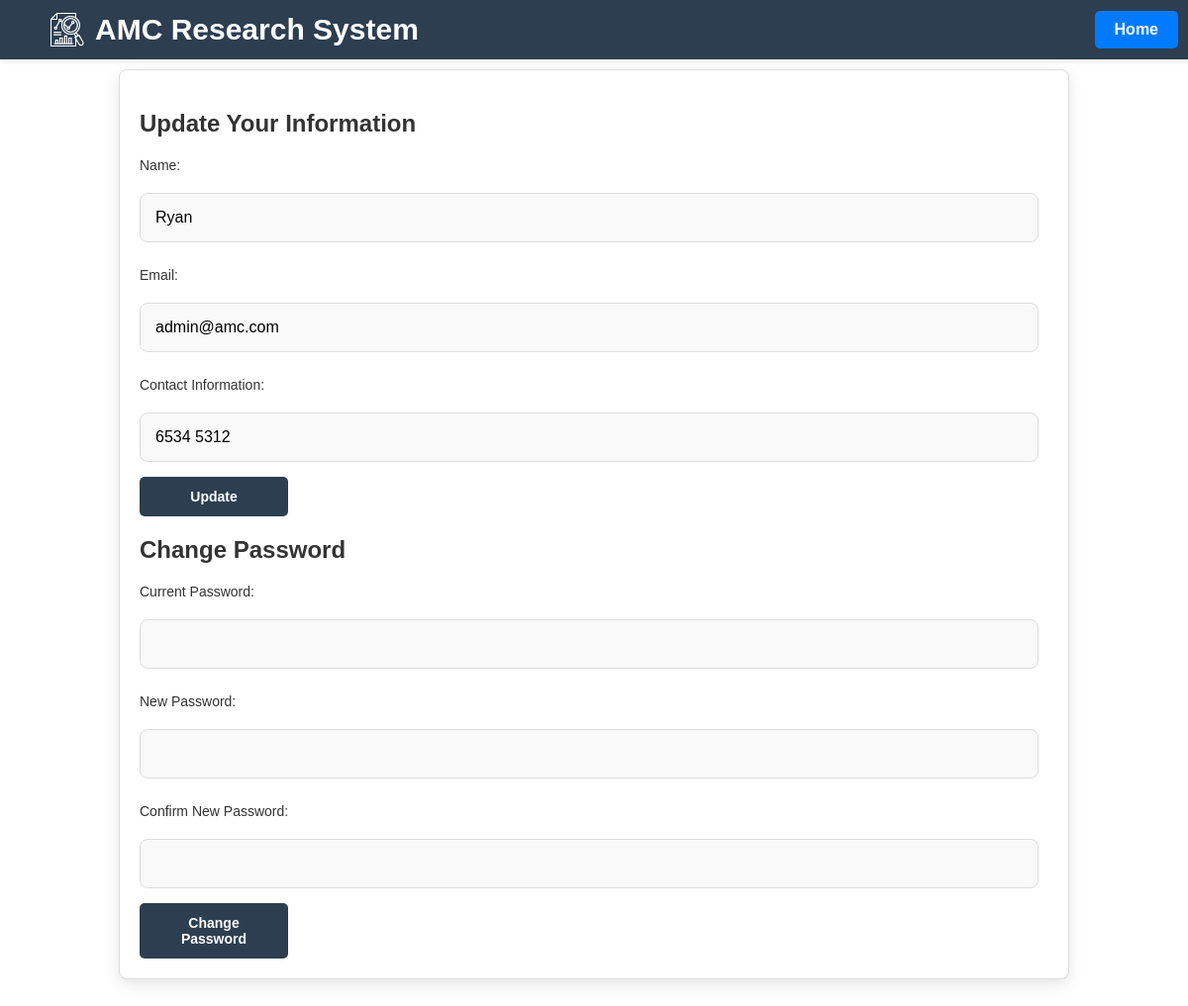
Screenshot of /my_account.php (signed in) with the database file from the repository.
### tables this page shows
CREATE TABLE `user` (
  `id` int(11) NOT NULL,
  `name` varchar(255) NOT NULL,
  `contact_information` varchar(25) NOT NULL,
  `area_of_expertise` varchar(255) NOT NULL,
  `age` int(11) NOT NULL,
  `email` varchar(255) NOT NULL,
  `password` varchar(255) NOT NULL,
  `role` enum('Admin','Researcher','Research Assistant') NOT NULL DEFAULT 'Researcher'
);

### my_account.php (the view, shortened to what this page needs)
<?php
require_once 'dbconnect.php';
$stmt = $conn->prepare("SELECT name, email, contact_information, password FROM user WHERE id = ?");
$stmt->bind_param("i", $_SESSION['session_userid']);
$stmt->execute();
$stmt->bind_result($current_name, $current_email, $current_contact, $hashed_password);
?>
<!DOCTYPE html>
<html lang="en">
<head>
    <link rel="stylesheet" type="text/css" href="style/style.css?v=<?php echo time(); ?>">
</head>
<body>
    <div class="top-bar">
            <div class="logo-title-container">
                <img src="/group/images/research12.png" alt="Logo" class="logo">
                <span class="main-title">AMC Research System</span>
            </div>
            <a href="/group/admin_dashboard.php" class="home-btn">Home</a>
        </div>
    <div class="container create-container">
        <h2>Update Your Information</h2>
        <form action="my_account.php" method="POST">
            <label for="new_name">Name:</label>
            <input type="text" name="new_name" id="new_name" value="<?php echo htmlspecialchars($current_name, ENT_QUOTES, 'UTF-8'); ?>" required>
            <label for="new_email">Email:</label>
            <input type="email" name="new_email" id="new_email" value="<?php echo htmlspecialchars($current_email, ENT_QUOTES, 'UTF-8'); ?>" required>
            <label for="new_contact">Contact Information:</label>
            <input type="text" name="new_contact" id="new_contact" value="<?php echo htmlspecialchars($current_contact, ENT_QUOTES, 'UTF-8'); ?>" required>
            <button type="submit" name="update_info">Update</button>
        </form>
        <h2>Change Password</h2>
        <form action="my_account.php" method="POST">
            <label for="current_password">Current Password:</label>
            <input type="password" name="current_password" id="current_password" required>
            <label for="new_password">New Password:</label>
            <input type="password" name="new_password" id="new_password" required>
            <label for="confirm_password">Confirm New Password:</label>
            <input type="password" name="confirm_password" id="confirm_password" required>
            <button type="submit" name="change_password">Change Password</button>
        </form>
    </div>
</body>
</html>

### style/style.css (style rules this page uses)
body { margin: 0; padding: 0; padding-bottom: 30px; font-family: 'Poppins', sans-serif; background: white; color: #333; min-height: 100vh; box-sizing: border-box; padding-top: 70px; overflow-x: hidden; }
.top-bar { width: 100%; height: 60px; background: #2C3E50; display: flex; justify-content: space-between; align-items: center; padding: 0 20px; box-shadow: 0 2px 5px rgba(0, 0, 0, 0.1); position: fixed; top: 0; z-index: 10; }
.logo { width: 36px; height: auto; object-fit: contain; margin-left: 30px; }
.main-title { color: #FFFFFF; font-size: 30px; font-weight: bold; margin-left: 0px; text-align: left; }
.home-btn { background: #007bff; color: #FFFFFF; text-decoration: none; padding: 10px 20px; border-radius: 5px; font-size: 16px; font-weight: bold; transition: background 0.3s ease; margin-left: auto; margin-right: 30px; }
.logo-title-container { display: flex; align-items: center; gap: 10px; }
.create-container, .read-container { width: 80%; margin: 0 auto; padding: 20px; border: 1px solid #ddd; border-radius: 8px; box-shadow: 0 5px 15px rgba(0, 0, 0, 0.1); background: white; box-sizing: border-box; }
.create-container { margin-top: 0; margin-bottom: 40px; }
.create-container input, .create-container select { width: calc(100% - 10px); max-width: 2000px; margin-top: 10px; margin-bottom: 15px; padding: 15px; border: 1px solid #ddd; border-radius: 8px; background-color: #f9f9f9; outline: none; font-size: 16px; box-sizing: border-box; transition: border-color 0.3s ease, box-shadow 0.3s ease; }
.create-container label { display: flex; align-items: center; gap: 10px; font-size: 14px; margin-bottom: 10px; margin-top: 10px; }
.create-container button { background-color: #2C3E50; color: white; border: none; padding: 12px 20px; font-size: 14px; font-weight: bold; cursor: pointer; transition: background-color 0.3s ease, transform 0.3s ease; width: 100%; max-width: 150px; border-radius: 5px; box-sizing: border-box; }

### rows the page displays
user: new_name "Ryan", new_email "admin@amc.com", new_contact "6534 5312"
